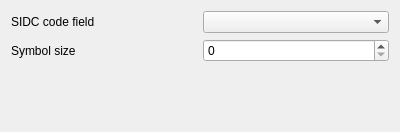
<?xml version="1.0" encoding="UTF-8"?>
<ui version="4.0">
 <class>Form</class>
 <widget class="QWidget" name="Form">
  <property name="geometry">
   <rect>
    <x>0</x>
    <y>0</y>
    <width>400</width>
    <height>132</height>
   </rect>
  </property>
  <property name="windowTitle">
   <string>Form</string>
  </property>
  <layout class="QGridLayout" name="gridLayout">
   <item row="2" column="1">
    <spacer name="verticalSpacer">
     <property name="orientation">
      <enum>Qt::Vertical</enum>
     </property>
     <property name="sizeHint" stdset="0">
      <size>
       <width>20</width>
       <height>42</height>
      </size>
     </property>
    </spacer>
   </item>
   <item row="0" column="1">
    <widget class="QgsFieldComboBox" name="cmbField"/>
   </item>
   <item row="0" column="0">
    <widget class="QLabel" name="label">
     <property name="text">
      <string>SIDC code field</string>
     </property>
    </widget>
   </item>
   <item row="1" column="0">
    <widget class="QLabel" name="label_2">
     <property name="text">
      <string>Symbol size</string>
     </property>
    </widget>
   </item>
   <item row="1" column="1">
    <widget class="QgsDoubleSpinBox" name="spnSize">
     <property name="decimals">
      <number>0</number>
     </property>
    </widget>
   </item>
  </layout>
 </widget>
 <customwidgets>
  <customwidget>
   <class>QgsDoubleSpinBox</class>
   <extends>QDoubleSpinBox</extends>
   <header>qgsdoublespinbox.h</header>
  </customwidget>
  <customwidget>
   <class>QgsFieldComboBox</class>
   <extends>QComboBox</extends>
   <header>qgsfieldcombobox.h</header>
  </customwidget>
 </customwidgets>
 <resources/>
 <connections/>
</ui>
